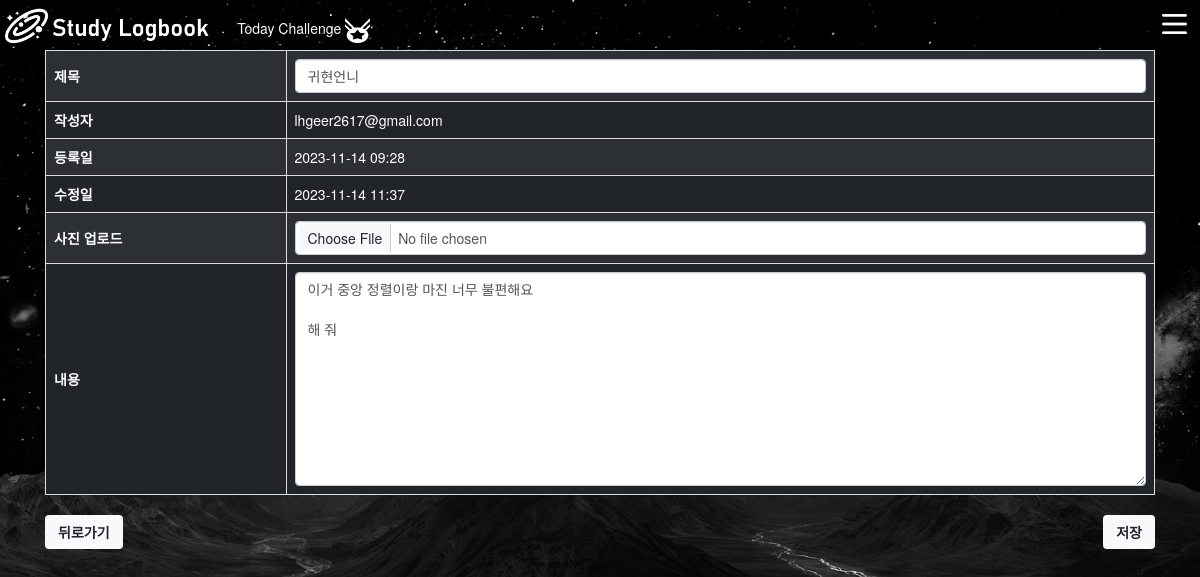
/issues/4/update/ (signed in), run on the app's committed database.
### issues/models.py (models this page shows)
class Issue(models.Model):
    user = models.ForeignKey(
        settings.AUTH_USER_MODEL, on_delete=models.CASCADE, related_name='user_issues'
    )
    like_users = models.ManyToManyField(
        settings.AUTH_USER_MODEL, related_name='like_issues'
    )
    title = models.CharField(max_length=200)
    content = models.TextField()
    count = models.PositiveIntegerField(default=0)
    image = models.ImageField(blank=True)
    created_at = models.DateTimeField(auto_now_add=True)
    updated_at = models.DateTimeField(auto_now=True)

### accounts/models.py (models this page shows, shortened)
class User(AbstractBaseUser, PermissionsMixin):
    followings = models.ManyToManyField('self', symmetrical=False, related_name='followers')
    beakjoon_nickname = models.CharField('백준 닉네임',max_length=30, blank=True)
    beakjoon_rank = models.CharField(max_length=30, blank=True, null=True)
    email = models.EmailField('이메일', unique=True)
    username = models.CharField('이름', max_length=30)
    is_staff = models.BooleanField('스태프 권한', default=False)
    is_active = models.BooleanField('사용중', default=True)
    date_joined = models.DateTimeField('가입일', default=timezone.now)
    image = models.ImageField(blank=True)
    objects = UserManager()
    USERNAME_FIELD = 'email'                     # email을 사용자의 식별자로 설정
    REQUIRED_FIELDS = ['username']                   # 필수입력값
    class Meta:
        verbose_name = _('user')
        verbose_name_plural = _('users')
        swappable = 'AUTH_USER_MODEL'
    @property
    def users(self):
        users = get_user_model().objects.all()
        return users

### issues/views.py (the view)
# urls.py: path('update/', views.update, name='update'),
@login_required
def update(request, pk):
    issue = Issue.objects.get(pk=pk)
    if request.user == issue.user:
        if request.method == 'POST':
            form = IssueForm(request.POST, request.FILES, instance=issue)
            if form.is_valid:
                p = form.save(commit=False)
                p.user = request.user
                form.save()
                return redirect('issues:detail', issue.pk)
        else:
            form = IssueForm(request.FILES, instance=issue)
    else:
        return redirect('issues:index')
    context = {
        'issue': issue,
        'form': form,
    }
    return render(request, 'issues/update.html', context)

### issues/forms.py
class IssueForm(forms.ModelForm):
    class Meta:
        model = Issue
        exclude = ('user', 'like_users','count')

### issues/templates/issues/update.html (shortened to what this page needs)
{% extends "base.html" %}
{% block css %}
  <link rel="stylesheet" href="https://maxcdn.bootstrapcdn.com/bootstrap/3.3.2/css/bootstrap.min.css">
  {% endblock css %}
{% block content %}
<div class='container'>
  <form action="{% url "issues:update" issue.pk %}" method="post" class="form-horizontal" enctype='multipart/form-data'>
    <table class="table table-striped table-bordered table-dark">
      <tr>
        <th class='align-middle'>제목</th>
        <td><input type="text" class="form-control" name="title" value="{{ issue.title }}"></td>
      </tr>
      <tr>
        <th>작성자</th>
        <td>{{ request.user }}</td>
      </tr>
      <tr>
        <th>등록일</th>
        <td>{{ issue.created_at | date:"Y-m-d H:i" }}</td>
      </tr>
      <tr>
        <th>수정일</th>
        <td>{{ issue.updated_at | date:"Y-m-d H:i" }}</td>
      </tr>
      <tr>
        <th class='align-middle'>사진 업로드</th>
        <td><input type="file" rows="10" class="form-control" name="image"></input></td>
      </tr>
      <tr>
        <th class='align-middle'>내용</th>
        <td><textarea rows="10" class="form-control" name="content">{{ issue.content }}</textarea></td>
      </tr>
    </table>
    <div class='d-flex justify-content-between'>
      <a href="{% url "issues:index" %}"><button class="btn btn btn-light text-dark mouse fw-bold" type="button">뒤로가기</button></a>
      <button class="btn btn-light text-dark mouse fw-bold" id="btn_cursor" type="submit">저장</button>
    </div>
    </form>
</div>
{% endblock content %}

### static/style.css (style rules this page uses)
.container { display : flex; flex-direction: column; }
a,a:link { cursor: url(test_mouse.png) 2 2, auto; }
#btn_cursor { cursor: url(test_mouse.png) 2 2, auto; }
body { min-height: 100vh; background :url('background3.jpg') ; background-size : cover; cursor: url(test_mouse.png) 2 2, auto; }

### data on the page
Issue: title "귀현언니", created_at "2023-11-14 09:28", updated_at "2023-11-14 11:37", content "이거 중앙 정렬이랑 마진 너무 불편해요 해 줘"
User: user "lhgeer2617@gmail.com"
